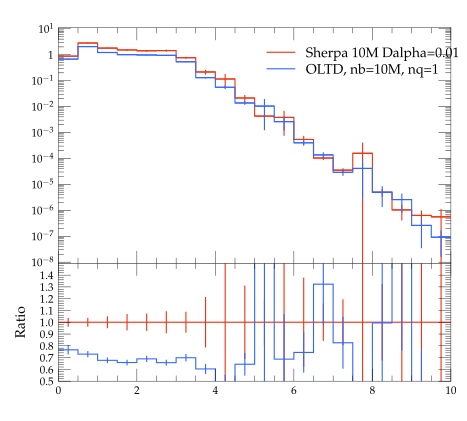

Reproduce this figure in Python.
#! /usr/bin/env python

# This Python script was auto-generated using YODA v2.0.0.
# Analysis object: /evtb/inc_jbjg_dr
# Timestamp: 13-04-2024 (07:56:31)

import matplotlib as mpl
import matplotlib.pyplot as plt
mpl.use('Agg') # comment out for interactive use
import os
import numpy as np

plotDir = os.path.split(os.path.realpath(__file__))[0]
if 'YODA_USER_PLOT_PATH' in globals():
    plot_outdir = globals()['YODA_USER_PLOT_PATH']
else:
    plot_outdir = plotDir

#plot style
plt.style.use(os.path.join(plotDir, '../default.mplstyle'))
# plot metadata
figW, figH = plt.rcParams['figure.figsize']
ax_xLabel = r''
ax_yLabel = r''
ax_title  = r''
ax_xScale = 'linear'
ax_yScale = 'log'
xLims = (0.0, 10.0)
yLims = (9.000000000000001e-09, 11.0)

# TeX-friendly labels for the legend
labels = [ r"Sherpa 10M Dalpha=0.01", r"OLTD, nb=10M, nq=1" ]

# Create figure and axis objects
fig, (ax, ratio0_ax) = plt.subplots(2, 1, sharex=True,
                  figsize=(figW,figH), gridspec_kw={'height_ratios': (2, 1)})
ratio0_ax.yaxis.set_major_locator(mpl.ticker.MultipleLocator(0.1))
ratio0_ax.set_ylim(0.5, 1.4999)
ratio0_ax.set_ylabel('Ratio')

# LineColor map: curve index -> color
linecolors = {0: '#EE3311', 1: '#3366FF'}
# the numerical data is stored in a separate file
dataf = dict()
prefix = os.path.split(__file__)[0]
if prefix:    prefix = prefix + '/'
exec(open(prefix+'inc_jbjg_dr__data.py').read(), dataf)


legend_handles = [] # keep track of handles for the legend

# style options for curves
# starts at zorder>=5 to draw curve on top of legend
styles = {
  'curve0': {
    'color' : linecolors[0],
    'linestyle' : '-',
    'marker' : 'o',
    'zorder' : 5,
    'histstyle' : True,
  },
  'curve1': {
    'color' : linecolors[1],
    'linestyle' : '-',
    'marker' : 'o',
    'zorder' : 6,
    'histstyle' : True,
  },
}
# curve from input yoda files in main panel
for label in dataf['yvals'].keys():
    if all(np.isnan(v) for v in dataf['yvals'][label]):
        continue
    tmp = None
    if styles[label]['histstyle']: # draw as histogram
        tmp, = ax.plot(dataf['xedges'], dataf['yedges'][label],
                       color=styles[label]['color'],
                       linestyle=styles[label]['linestyle'],
                       drawstyle='steps-pre', solid_joinstyle='miter',
                       zorder=styles[label]['zorder'], label=label)
        ax.errorbar(dataf['xpoints'], dataf['yvals'][label], color=styles[label]['color'],
                    xerr=dataf['xerrs'], yerr=[dataf['ydowns'][label], dataf['yups'][label]],
                    linestyle='none', zorder=styles[label]['zorder'])
    else: # draw as scatter
        tmp = ax.errorbar(dataf['xpoints'], dataf['yvals'][label],
                          xerr=dataf['xerrs'],
                          yerr=[ dataf['ydowns'][label],
                          dataf['yups'][label] ],
                          fmt=styles[label]['marker'],
                          ecolor=styles[label]['color'],
                          color=styles[label]['color'], zorder=2)
        tmp[-1][0].set_linestyle(styles[label]['linestyle'])
    legend_handles += [tmp]
    for varLabel in dataf['variation_yvals'].keys():
        if varLabel.startswith(label):
            tmp, = ax.plot(dataf['xedges'], dataf['variation_yvals'][varLabel],
                           color=styles[label]['color'],
                           linestyle=styles[label]['linestyle'],
                           drawstyle='steps-pre', solid_joinstyle='miter',
                           zorder=styles[label]['zorder'], alpha=0.5)


# plots on ratio panel
# curve from input yoda files in ratio panel
for label, yvals in dataf['ratio0_yvals'].items():
    if all(np.isnan(v) for v in yvals):
        continue
    if styles[label]['histstyle']: # plot as histogram
        ratio0_ax.plot(dataf['xedges'], yvals,
                       color=styles[label]['color'],
                       linestyle=styles[label]['linestyle'],
                       drawstyle='steps-pre', zorder=1,
                       solid_joinstyle='miter')
        ratio0_ax.vlines(dataf['xpoints'],
                         dataf['ratio0_ymin'][label],
                         dataf['ratio0_ymax'][label],
                         color=styles[label]['color'], zorder=1)
    else: # plot as scatter
        tmp = ratio0_ax.errorbar(dataf['xpoints'],
                                 yvals, xerr=dataf['xerrs'],
                                 yerr=dataf['ratio0_yerrs'][label],
                                 fmt=styles[label]['marker'],
                                 ecolor=styles[label]['color'],
                                 color=styles[label]['color'])
        tmp[-1][0].set_linestyle(styles[label]['linestyle'])

    for varlabel in dataf['ratio0_variation_vals'].keys():
        if varlabel.startswith(label):
            ratio0_ax.plot(dataf['xedges'],
                            dataf['ratio0_variation_vals'][varlabel],
                            color=styles[label]['color'],
                            linestyle=styles[label]['linestyle'],
                            drawstyle='steps-pre', solid_joinstyle='miter',
                            zorder=1, alpha=0.5)

legend_pos = (0.5, 0.97)
ax.legend(legend_handles, labels, loc='upper left', bbox_to_anchor=legend_pos)

# set plot metadata as defined above
ratio0_ax.set_xlabel(ax_xLabel)
ratio0_ax.xaxis.set_label_coords(1., -.15)
ax.set_ylabel(ax_yLabel, loc='top')
ax.set_title(ax_title, loc='left')
ax.set_xscale(ax_xScale)
ax.set_yscale(ax_yScale)
ax.set_xlim(xLims)
ax.set_ylim(yLims)

# tick formatting
plt.rcParams['xtick.top'] = True
plt.rcParams['ytick.right'] = True
ax.yaxis.set_major_locator(mpl.ticker.LogLocator(base=10.0, numticks=np.inf))
ax.yaxis.set_minor_locator(mpl.ticker.LogLocator(
                           base=10.0, subs=np.arange(0.1, 1, 0.1), numticks=np.inf))
fig.align_ylabels((ax, ratio0_ax))
plt.savefig(os.path.join(plot_outdir, 'inc_jbjg_dr.pdf'), format='PDF')
plt.savefig(os.path.join(plot_outdir, 'inc_jbjg_dr.png'), format='PNG')

plt.close(fig)
